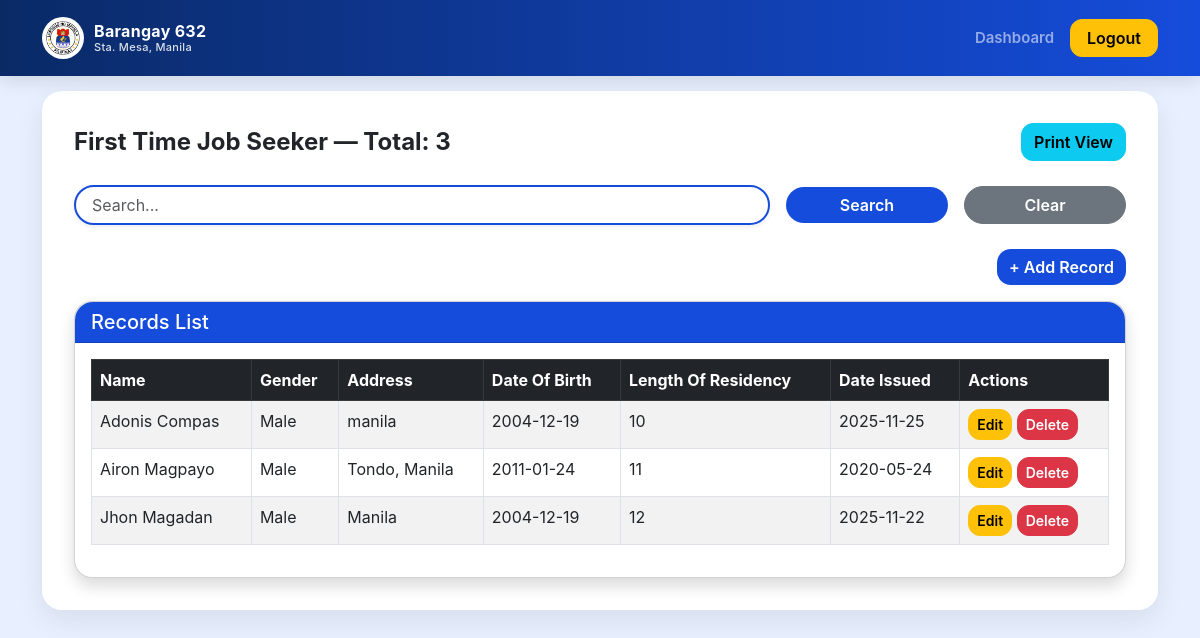
Before: /firstjob with the older database file.
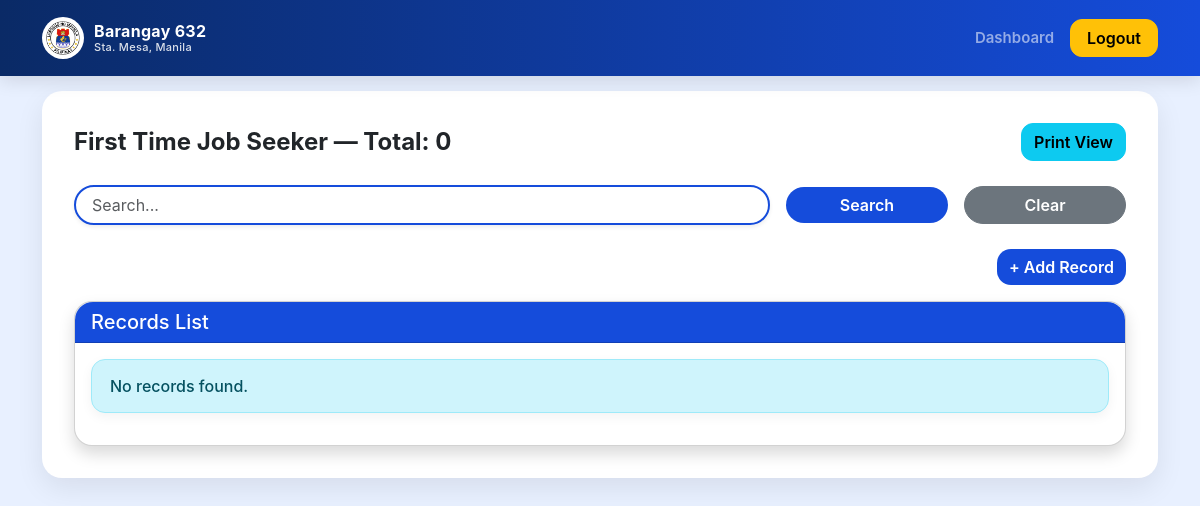
After: the same page with the newer database file.
### models.py (models this page shows)
class FirstJobSeeker(db.Model):
    id = db.Column(db.Integer, primary_key=True)
    name = db.Column(db.String(200), nullable=False)
    address = db.Column(db.String(300))
    date_of_birth = db.Column(db.Date)
    gender = db.Column(db.String(20))
    length_of_residency = db.Column(db.Integer)
    date_issued = db.Column(db.Date)

### app.py (the view, shortened to what this page needs)
        def view_func():
            q = request.args.get("q", "").strip()
            month = request.args.get("month", "")
            year = request.args.get("year", "")
            qry = Model.query
            if month and year and "date_issued" in Model.__table__.columns.keys():
                qry = qry.filter(
                    db.func.strftime("%m", Model.date_issued) == f"{int(month):02d}",
                    db.func.strftime("%Y", Model.date_issued) == year
                )
            records_orm = qry.order_by(Model.id.desc()).all()
            today = datetime.utcnow().date()
            for r in records_orm:
                if hasattr(r, "date_issued") and r.date_issued:
                    months = 12 if "business" in (getattr(r, "purpose", "") or "").lower() else 6
                    expiry = r.date_issued + timedelta(days=30 * months)
                    if hasattr(r, "status"):
                        r.status = "Expired" if today > expiry else "Valid"
            records = [row_to_dict(r, Model) for r in records_orm]
            headers = model_headers(Model)
            fields = make_fields_from_model(Model)
            page = request.args.get("page", 1, type=int)
            per_page = 10
            total = len(records)
            start = (page - 1) * per_page
            end = start + per_page
            page_records = records[start:end]
            class PageObj:
                def __init__(self, page, per_page, total):
                    self.page = page
                    self.per_page = per_page
                    self.total = total
                    self.pages = (total + per_page - 1) // per_page
            page_obj = PageObj(page, per_page, total)
            return render_template(
                template,
                title=title,
                records=page_records,
                page_obj=page_obj,
                q=q,
                month=month,
                year=year,
                route_name=prefix,
                headers=headers,
                fields=fields
            )

### app.py (called while the page is built)
def column_is_date(col):
    return "DATE" in str(col.type).upper() or col.type.__class__.__name__.lower().startswith("date")

def column_is_numeric(col):
    return col.type.__class__.__name__.lower() in ("integer", "bigint", "smallint", "numeric", "float", "decimal")

def model_columns(Model):
    return [c for c in Model.__table__.columns]

def model_headers(Model):
    return [c.name for c in model_columns(Model)]

def row_to_dict(row, Model):
    out = {}
    for c in model_columns(Model):
        val = getattr(row, c.name)
        if isinstance(val, datetime):
            out[c.name] = val.date().isoformat()
        elif hasattr(val, "isoformat") and column_is_date(c) and val is not None:
            try:
                out[c.name] = val.isoformat()
            except:
                out[c.name] = str(val)
        else:
            out[c.name] = val
    return out

### templates/job_seeker.html (shortened to what this page needs)
{% extends 'record_template.html' %}

### templates/record_template.html (shortened to what this page needs)
<!DOCTYPE html>
<html lang="en">
<head>
    <link href="https://cdn.jsdelivr.net/npm/bootstrap@5.3.0/dist/css/bootstrap.min.css" rel="stylesheet">
</head>
<body>
<nav class="navbar navbar-expand-lg navbar-dark fixed-top">
    <div class="container">
        <a class="navbar-brand" href="{{ url_for('index') }}">
            <img src="{{ url_for('static', filename='images/manila_logo.png') }}" alt="Manila Logo">
            <div class="d-flex flex-column lh-sm">
                <span class="brand-title">Barangay 632</span>
                <span class="brand-subtitle">Sta. Mesa, Manila</span>
            </div>
        </a>
        <div class="collapse navbar-collapse" id="navbarNav">
            <ul class="navbar-nav ms-auto">
                <li class="nav-item">
                    <a class="nav-link fw-semibold" href="{{ url_for('index') }}">Dashboard</a>
                </li>
                <li class="nav-item">
                    <a class="btn btn-warning ms-2 fw-semibold px-3" href="{{ url_for('auth.logout') }}">Logout</a>
                </li>
            </ul>
        </div>
    </div>
</nav>
<div class="container mt-3 mb-5">
    <div class="content-wrapper">
        <div class="d-flex justify-content-between align-items-center mb-4">
            <h4 class="fw-bold text-dark mb-0">
                {{ title }} — Total: {{ page_obj.total }}
            </h4>
            <a href="{{ url_for('print_view', rtype=route_name) }}" class="btn btn-info">Print View</a>
        </div>
    <div class="mb-4">
        <form method="GET">
            <div class="row g-3 align-items-center">
                <div class="col-md-8">
                    <input type="text" name="q" value="{{ q }}" class="form-control rounded-pill shadow-sm px-3"
                           style="border: 2px solid #154cdb;" placeholder="Search...">
                </div>
                <div class="col-md-2">
                    <button class="btn btn-primary w-100 rounded-pill">Search</button>
                </div>
                <div class="col-md-2">
                    <a href="{{ url_for('view_' + route_name) }}" class="btn btn-secondary w-100 rounded-pill">Clear</a>
                </div>
            </div>
        </form>
    </div>
    <div class="text-end mb-3">
        <button class="btn btn-primary" id="toggleAddForm">+ Add Record</button>
    </div>
    <div class="card shadow">
        <div class="card-header"><h5 class="mb-0">Records List</h5></div>
        <div class="card-body">
            {% if records %}
            <div class="table-responsive">
                <table class="table table-bordered table-striped">
                    <thead class="table-dark">
                    <tr>
                        {% for f in fields %}
                            <th>{{ f.name.replace('_',' ')|title }}</th>
                        {% endfor %}
                        <th>Actions</th>
                    </tr>
                    </thead>
                    <tbody>
                    {% for r in records %}
                        <tr>
                            {% for f in fields %}
                                <td>{{ r[f.name] }}</td>
                            {% endfor %}
                            <td>
                                <a href="{{ url_for('edit_record', rtype=route_name, id=r['id']) }}"
                                   class="btn btn-sm btn-warning">Edit</a>
                                <form action="{{ url_for('delete_record', rtype=route_name, id=r['id']) }}"
                                      method="POST" style="display:inline;">
                                    <button class="btn btn-sm btn-danger"
                                            onclick="return confirm('Delete record?')">Delete</button>
                                </form>
                            </td>
                        </tr>
                    {% endfor %}
                    </tbody>
                </table>
            </div>
            {% else %}
                <div class="alert alert-info">No records found.</div>
            {% endif %}
        </div>
    </div>
</div>
</body>
</html>

Changed rows visible on the page:
removed FirstJobSeeker: name "Adonis Compas" "Male" "manila" "2004-12-19" "10" "2025-11-25"
removed FirstJobSeeker: name "Airon Magpayo" "Male" "Tondo, Manila" "2011-01-24" "11" "2020-05-24"
removed FirstJobSeeker: name "Jhon Magadan" "Male" "Manila" "2004-12-19" "12" "2025-11-22"
Other visible differences:
{{ page_obj.total }}: "3" → "0"
text no longer shown: "Actions"
text now shown: "No records found."
list line gone: "Name"
list line gone: "Gender"
list line gone: "Address"
list line gone: "Date Of Birth"
list line gone: "Length Of Residency"
list line gone: "Date Issued"
